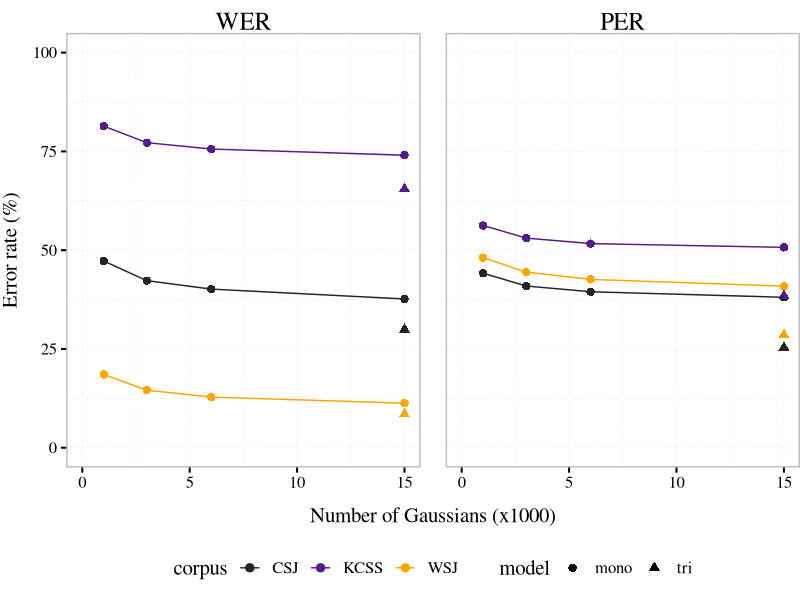

R code for this plot:
#############
# LIBRARIES ####
#############

library(ggplot2)
library(reshape2)

#############
# FUNCTIONS ####
#############

### Aesthetics
theme_ita <- function (base_size = 15, base_family = "Times") {
  theme_grey(base_size = base_size, base_family = base_family) %+replace% 
    theme(axis.text = element_text(size = rel(0.8)), 
          axis.title.x = element_text(margin=margin(10,0,0,0)),
          axis.title.y = element_text(angle=90, margin=margin(0,10,0,0)),
          axis.ticks = element_line(colour = "black"), 
          axis.line = element_line(colour = NA, size = 0.5), 
          legend.key = element_rect(colour = "white"), 
          panel.background = element_rect(fill = "white", colour = NA), 
          panel.border = element_rect(fill = NA, colour = "gray", size = 1), 
          panel.spacing = unit(1.25, "lines"),
          panel.grid.major = element_line(colour = "gray88", size = 0.3, linetype = "dotted"), 
          panel.grid.minor = element_line(colour = "gray88", size = 0.3, linetype = "dotted"), 
          strip.background = element_blank(),
          strip.text = element_text(size = rel(1.2)),
          #strip.switch.pad.wrap = unit(c(1,1,1,1), "cm"), 
          plot.margin = unit(c(0.25,0,0.25,0), "cm"),
          plot.title = element_text(margin=margin(0,0,5,0))
    )
}

###############
# CREATE DATA ####
###############

d.eval <- data.frame(corpus=c(rep("CSJ",6), rep("KCSS",6), rep("WSJ",6)), 
                     model=rep(c(rep("mono", 4), "tri", "mono"), 3),
                     totgauss=rep(c(1, 3, 6, rep(15,3)), 3),
                     set=rep(c(rep("valid", 5), "test"), 3),
                     WER=c(c(47.24, 42.28, 40.14, 37.64, 29.94, 37.48), 
                           c(81.39, 77.2, 75.59, 74.03, 65.48, 73.35),
                           c(18.54, 14.55, 12.81, 11.26, 8.48, 11.5)), #11.44 test wpdT
                     PER=c(c(44.16, 40.92, 39.47, 38.07, 25.33, 37.96), 
                           c(56.23, 53.05, 51.66, 50.70, 38.42, 50.7),
                           c(48.11, 44.44, 42.60, 40.88, 28.55, 40.92))) #wpdT WSJ = 
d.eval.melted <- melt(d.eval, id.vars = c("corpus", "model", "totgauss", "set"))

########
# PLOT ####
########
pdf(file="figures/plot_hmm_evaluations.pdf", width = 6, height = 4)

ggplot(d.eval.melted[d.eval.melted$set=="valid",], aes(x=totgauss, y=value, col=corpus, pch=model, label=(round(value, 1)))) + 
  facet_wrap(~variable) +
  geom_point(size=2.5, alpha=1) + geom_line() +
  # geom_text(vjust = -1.5, check_overlap = F) + 
  xlim(0,15) + ylim(0, 100) + 
  xlab("Number of Gaussians (x1000)") + ylab("Error rate (%)") +
  scale_color_manual(values=c("gray14", "purple4", "orange")) +
  theme_ita() + theme(legend.position="bottom")

dev.off()